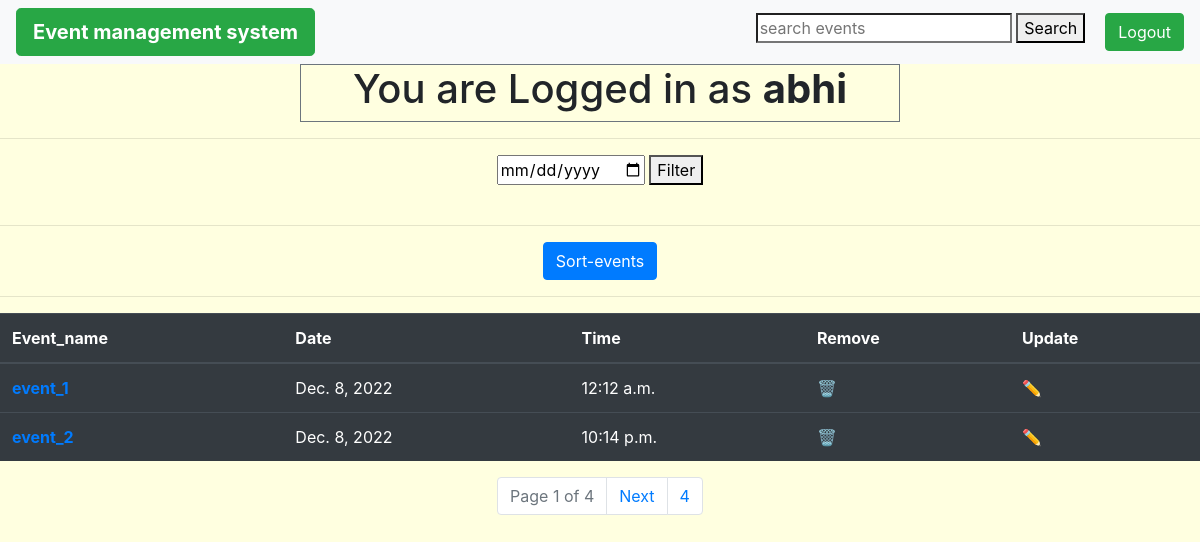
Screenshot of /see_you_hosted/ (signed in) with the database file from the repository.
### app/models.py (models this page shows, shortened)
class events(models.Model):
    host = models.ForeignKey(
        User, on_delete=models.CASCADE, default='request.user', related_name='users')
    event_name = models.CharField(max_length=100)
    date = models.DateField(null=True)
    time = models.TimeField(null=True)
    invited_user = models.ManyToManyField(User, blank=True)

### app/views/events.py (the view)
# urls.py: path('see_you_hosted/',events.events_hosted_by_you,name='you_hosted'),
@login_required(login_url='login')
def events_hosted_by_you(request):
    sort_events = request.GET.get('sort_events')
    date_filter = request.GET.get('date_filter')
    user = request.user
    message = None
    if sort_events is not None:
        obj = events.objects.filter(host=user).order_by('date', 'time')
    else:
        obj = events.objects.filter(host=user)
    if len(obj) == 0:
        message = "Nothing to Show."
    p = Paginator(obj, 2)
    page = request.GET.get('page')
    obj = p.get_page(page)
    context = {
        'objs': obj,
        'message': message,
        'sort_events': sort_events,
        'date_filter': date_filter
    }
    return render(request, 'see_events_hosted_by_you.html', context)

### app/templates/see_events_hosted_by_you.html (shortened to what this page needs)
{% extends 'base.html' %}
{% block content %}
<center>
  <form action="/date_filter" method="post">
    <input required type="date" name="date" id="">
    <button type="submit">Filter</button>
  </form>
  <br>
  {% if message %}
  <h1><b>{{message}}</b></h1>
  {% else %}
  <hr>
  <a name="" id="" class="btn btn-primary" href="?sort_events=1" role="button">Sort-events</a>
  <br>
  <hr>
  <table class="table table-dark">
    <thead>
      <tr>
        <th scope="col">Event_name</th>
        <th scope="col">Date</th>
        <th scope="col">Time</th>
        <th scope="col">Remove</th>
        <th scope="col">Update </th>
      </tr>
    </thead>
    <tbody>
      {% for obj in objs %}
      <tr>
        <th scope="row"><a href="/get_this_event/{{obj.id}}">{{obj.event_name}}</a></th>
        <td>{{obj.date}}</td>
        <td>{{obj.time}}</td>
        <td>
          <a href="/remove_event/{{obj.id}}">🗑️</a>
        </td>
        <td>
          <a href="/update_event/{{obj.id}}">✏️</a>
        </td>
      </tr>
      {% endfor %}
    </tbody>
  </table>
  <nav aria-label="Page navigation example" mt-30>
    <ul class="pagination justify-content-center">
      <li class="page-item disabled">
        <a class="page-link" href="#" tabindex="-1">Page {{objs.number}} of {{objs.paginator.num_pages}}</a>
      </li>
      {% if objs.has_next %}
      <li class="page-item"><a class="page-link"
          href="?page={{objs.next_page_number}}&sort_events={{sort_events}}">Next</a></li>
      <li class="page-item"><a class="page-link"
          href="?page={{objs.paginator.num_pages}}&sort_events={{sort_events}}">{{objs.paginator.num_pages}}</a></li>
      {% endif %}
    </ul>
  </nav>
  {% endif %}
</center>
{% endblock %}

### app/templates/base.html (shortened to what this page needs)
<!doctype html>
<html lang="en">
<head>
    <link rel="stylesheet" href="https://cdn.jsdelivr.net/npm/bootstrap@4.3.1/dist/css/bootstrap.min.css"
>
</head>
<body  style="background-color:lightyellow">
    <nav class="navbar navbar-expand-lg navbar-light bg-light">
        <div class="collapse navbar-collapse" id="navbarSupportedContent">
            <ul class="navbar-nav mr-auto">
                <li class="nav-item active">
                    <a class="btn btn-success btn-lg" href="/"><b>Event management system</b></a>
                </li>
            </ul>
            <ul class="navbar-nav my-2 my-lg-0">
                {% if request.user.is_authenticated %}
                <li class="nav-item ">
                    <form action="{% url 'search_events' %}" method="post">
                        <input required type="search" name="searched" id="" placeholder="search events">
                        <button class="" type="submit">Search</button>
                    </form>
                </li>
                <li class="nav-item " style="margin-left: 20px;">
                    <a class="btn btn-success" href="/logout">Logout<span class="sr-only">(current)</span></a>
                </li>
                {% endif %}
        </div>
    </nav>
    <center>
        {% if request.user.is_authenticated %}
        <div class="border border-secondary" style="width: 600px;">
        <h1>You are Logged in as <b>{{user}}</b></h1>
        </div>
        {% endif %}
    </center>
    <hr>
    {% block content %}
    {% endblock %}
</body>
</html>

### rows the page displays
events: event_name "event_1", date "Dec. 8, 2022", time "12:12 a.m."
events: event_name "event_2", date "Dec. 8, 2022", time "10:14 p.m."

### other values shown
{{ user }} "abhi"
{{ objs.number }} "1"
{{ objs.paginator.num_pages }} "4"
